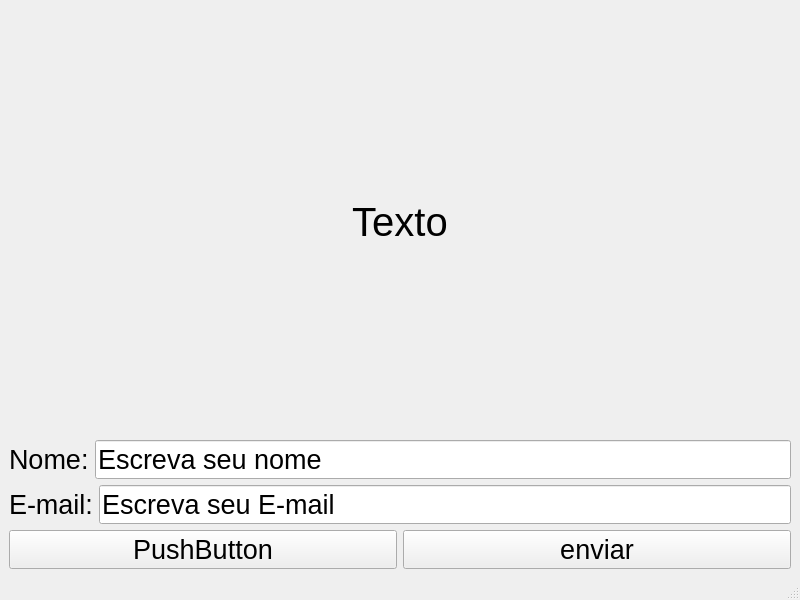
<?xml version="1.0" encoding="UTF-8"?>
<ui version="4.0">
 <class>MainWindow</class>
 <widget class="QMainWindow" name="MainWindow">
  <property name="geometry">
   <rect>
    <x>0</x>
    <y>0</y>
    <width>800</width>
    <height>600</height>
   </rect>
  </property>
  <property name="windowTitle">
   <string>MainWindow</string>
  </property>
  <widget class="QWidget" name="centralwidget">
   <layout class="QHBoxLayout" name="horizontalLayout">
    <item>
     <layout class="QGridLayout" name="gridLayout">
      <item row="0" column="0">
       <layout class="QHBoxLayout" name="layout_text">
        <item>
         <widget class="QLabel" name="label_text">
          <property name="font">
           <font>
            <pointsize>30</pointsize>
           </font>
          </property>
          <property name="text">
           <string>Texto</string>
          </property>
          <property name="alignment">
           <set>Qt::AlignmentFlag::AlignCenter</set>
          </property>
         </widget>
        </item>
       </layout>
      </item>
      <item row="1" column="0">
       <layout class="QHBoxLayout" name="layout_name">
        <item>
         <widget class="QLabel" name="label_name">
          <property name="font">
           <font>
            <pointsize>20</pointsize>
           </font>
          </property>
          <property name="text">
           <string>Nome:</string>
          </property>
         </widget>
        </item>
        <item>
         <widget class="QLineEdit" name="line_name">
          <property name="font">
           <font>
            <pointsize>20</pointsize>
           </font>
          </property>
          <property name="text">
           <string>Escreva seu nome</string>
          </property>
         </widget>
        </item>
       </layout>
      </item>
      <item row="2" column="0">
       <layout class="QHBoxLayout" name="layout_email">
        <item>
         <widget class="QLabel" name="label_email">
          <property name="font">
           <font>
            <pointsize>20</pointsize>
           </font>
          </property>
          <property name="text">
           <string>E-mail:</string>
          </property>
         </widget>
        </item>
        <item>
         <widget class="QLineEdit" name="line_email">
          <property name="font">
           <font>
            <pointsize>20</pointsize>
           </font>
          </property>
          <property name="inputMask">
           <string/>
          </property>
          <property name="text">
           <string>Escreva seu E-mail</string>
          </property>
          <property name="dragEnabled">
           <bool>false</bool>
          </property>
         </widget>
        </item>
       </layout>
      </item>
      <item row="3" column="0">
       <layout class="QHBoxLayout" name="layout_button">
        <item>
         <widget class="QPushButton" name="pushButton">
          <property name="font">
           <font>
            <pointsize>20</pointsize>
           </font>
          </property>
          <property name="text">
           <string>PushButton</string>
          </property>
         </widget>
        </item>
        <item>
         <widget class="QPushButton" name="button_send">
          <property name="font">
           <font>
            <pointsize>20</pointsize>
           </font>
          </property>
          <property name="text">
           <string>enviar</string>
          </property>
         </widget>
        </item>
       </layout>
      </item>
     </layout>
    </item>
   </layout>
  </widget>
  <widget class="QMenuBar" name="menubar">
   <property name="geometry">
    <rect>
     <x>0</x>
     <y>0</y>
     <width>800</width>
     <height>33</height>
    </rect>
   </property>
  </widget>
  <widget class="QStatusBar" name="statusbar"/>
 </widget>
 <resources/>
 <connections/>
</ui>
